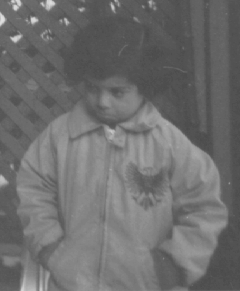
%> input picture Project/Images/pout.tif, 240 x 291 px
$ octave Histogram_Equalization.m   (GNU Octave 9; MATLAB toolbox functions it lacks are replaced by stand-ins)
%> lines starting %> are read from the running program, lines starting %| are printed output that depends on the picture
% Histogram Equalization

i = imread('pout.tif');
%> i is the input picture: size 291x240 uint8; min 74, max 224, mean 110.3

subplot(2,2,1);
imshow(i);

subplot(2,2,2);
imhist(i);

j = histeq(i);
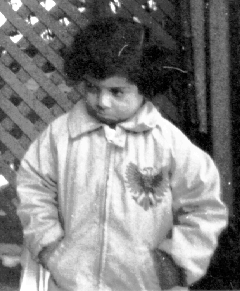
%> j: size 291x240 uint8; min 0, max 255, mean 128.4

subplot(2,2,3);
imshow(j);

subplot(2,2,4);
imhist(j);
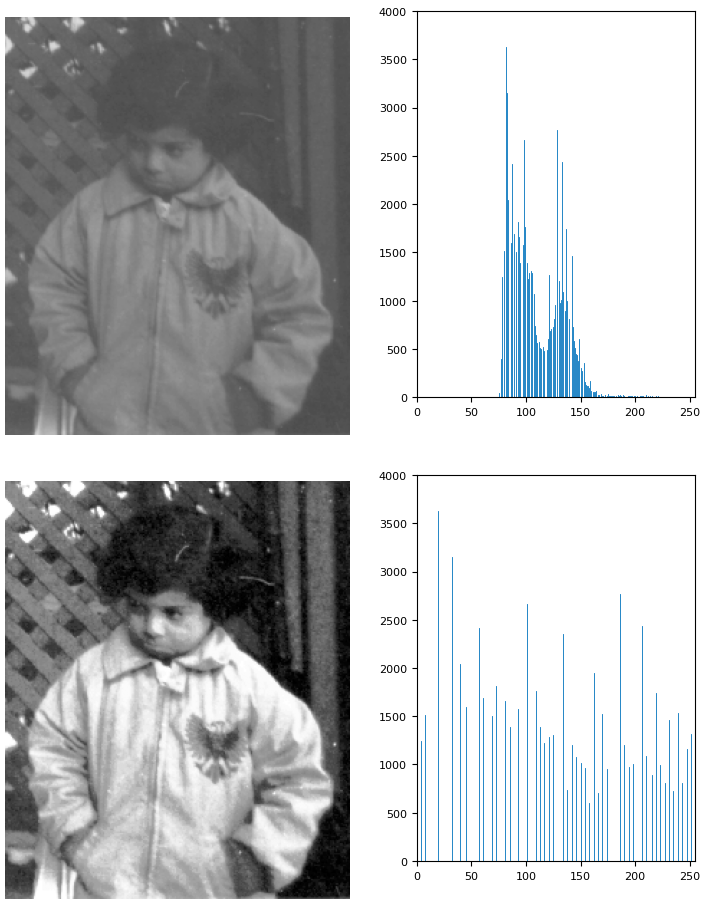
%> figure redrawn from the program's plot data, 4 panels

$ run again, with Project/Images/board.tif copied over Project/Images/pout.tif
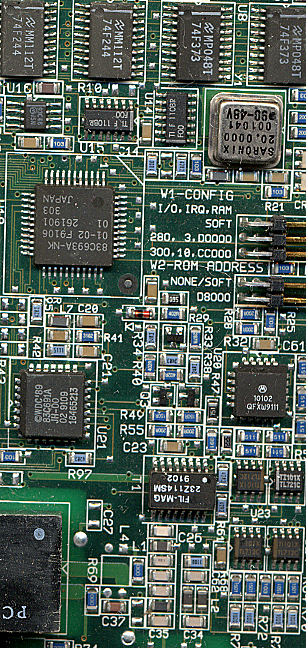
%> input picture Project/Images/board.tif, 306 x 648 px
%> i is the input picture: size 648x306x3 uint8; mean R, G, B 84.2, 99, 89.1
%> `j = histeq(i);`:
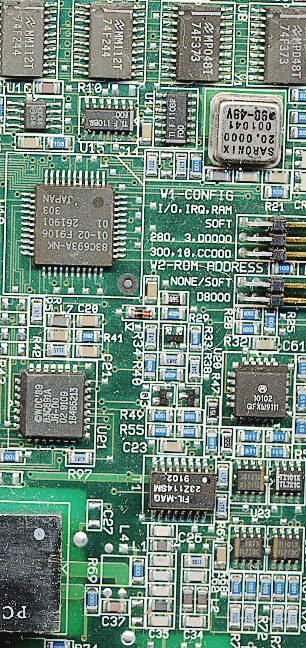
%> j: size 648x306x3 uint8; mean R, G, B 116.3, 140.7, 126
%> `imhist(j);`:
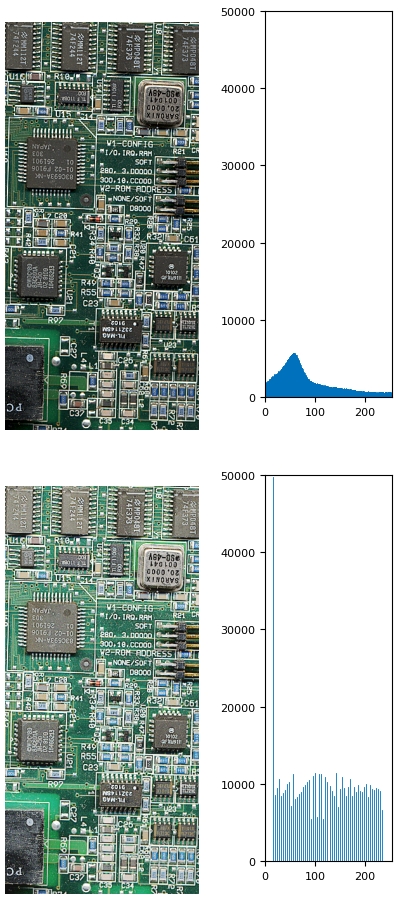
%> figure redrawn from the program's plot data, 4 panels
